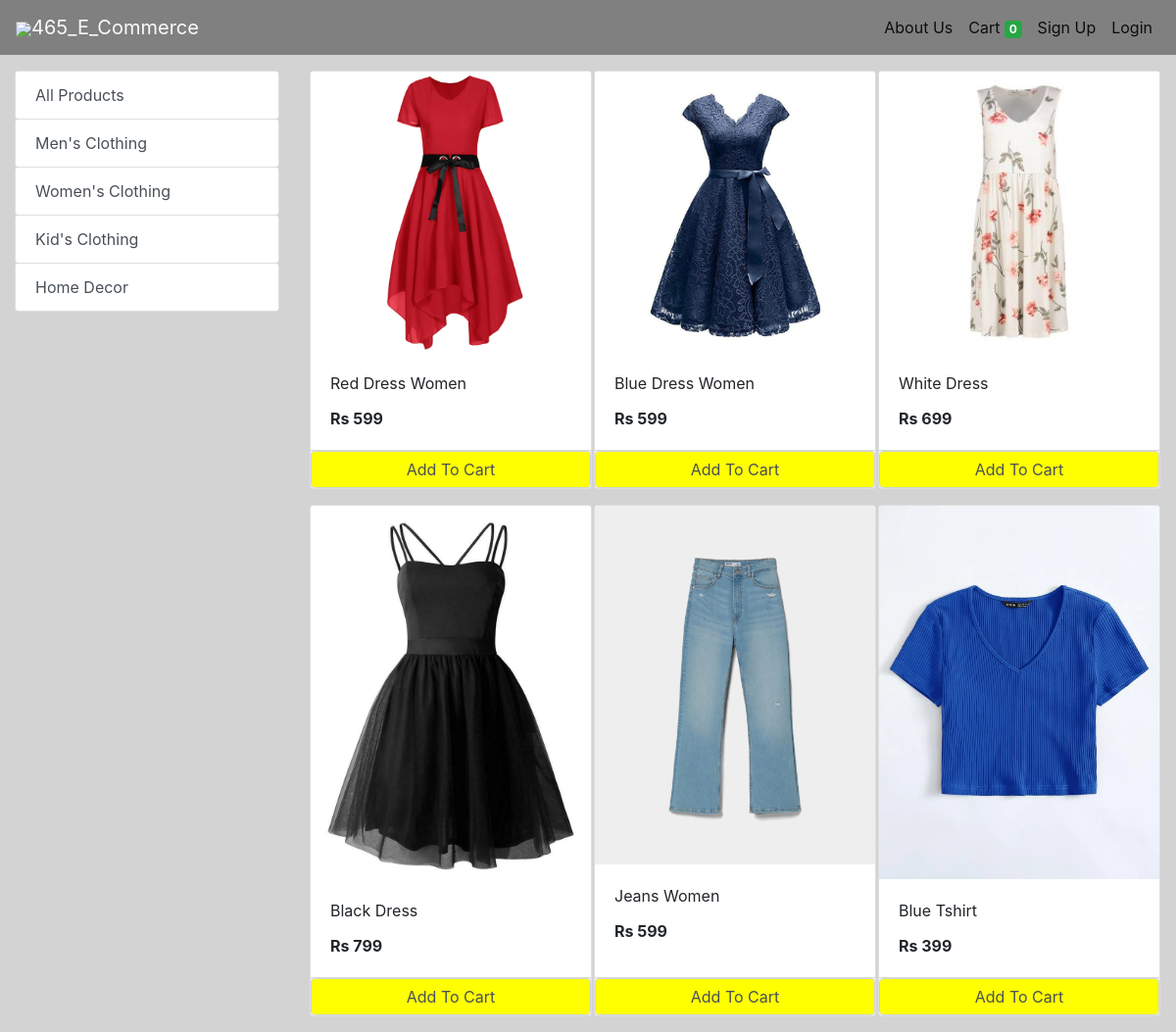
The app's page /store?category=2 with its own data.
### store/models.py (models this page shows, shortened)
class Category(models.Model):
    name= models.CharField(max_length=50)
    @staticmethod
    def get_all_categories():
        return Category.objects.all()

class Products(models.Model):
    name = models.CharField(max_length=60)
    price= models.IntegerField(default=0)
    category= models.ForeignKey(Category,on_delete=models.CASCADE,default=1 )
    description= models.CharField(max_length=250, default='', blank=True, null= True)
    image= models.ImageField(upload_to='uploads/products/')
    @staticmethod
    def get_all_products_by_categoryid(category_id):
        if category_id:
            return Products.objects.filter (category=category_id)
        else:
            return Products.get_all_products()

### store/views.py (the view)
# urls.py: path('' , include('store.urls')),
def store(request):
    cart = request.session.get('cart')
    if not cart:
        request.session['cart'] = {}
    products = None
    categories = Category.get_all_categories()
    categoryID = request.GET.get('category')
    if categoryID:
        products = Products.get_all_products_by_categoryid(categoryID)
    else:
        products = Products.get_all_products()
    data = {}
    data['products'] = products
    data['categories'] = categories
    return render(request, 'index.html', data)

### store/templatetags/cart.py (called while the page is built)
@register.filter (name='is_in_cart')
def is_in_cart(product, cart):
    keys = cart.keys ()
    for id in keys:
        if int (id) == product.id:
            return True
    return False

### store/templatetags/custom_filter.py (called while the page is built)
@register.filter(name='currency')
def currency(number):
    return "Rs "+str(number)

### templates/index.html (shortened to what this page needs)
{% extends 'navbar.html' %}
{% block content %}
{% load cart %}
{% load custom_filter %}
<div class="container-fluid mt-3">
	<div class="row">
		<div class="col-lg-3 mx-auto">
			<div class="list-group">
				<a href="/" class="list-group-item list-group-item-action btn btn-warning">All Products</a>
				{% for category in categories %}
				<a href="/?category={{category.id}}"
					class="list-group-item list-group-item-action btn btn-warning ">{{category.name}}</a>
				{% endfor %}
			</div>
		</div>
		<div id='products' class="col-lg-9 mx-auto">
			<div class="row mx-auto">
				{% for product in products %}
				<div class="card mx-auto mb-3" id={{product.id}} style="width: 18rem;">
					<img class="card-img-top" src="{{product.image.url}}" alt="Card image cap">
					<div class="card-body">
						<p class="card-title">{{product.name}}</p>
						<p class="card-text"><b>{{product.price|currency}}</b></p>
					</div>
					<div class="card-footer p-0 no-gutters">
						{% if product|is_in_cart:request.session.cart %}
						<div class="row no-gutters">
							<form action="/#{{product.id}}" class="col-2 " method="post">
								{% csrf_token %}
								<input hidden type="text" name='product' value='{{product.id}}'>
								<input hidden type="text" name='remove' value='True'>
								<input type="submit" value=" - " style=" background-color:red" class=" border-right">
							</form>
							<div class="text-center col btn btn-default-color ">{{product|cart_quantity:request.session.cart}} in-Cart</div>
							<form action="/#{{product.id}}" class="col-2 " method="post">
								{% csrf_token %}
								<input hidden type="text" name='product' value='{{product.id}}'>
								<input type="submit" value=" + "  style=" background-color:green" class="btn  border-left">
							</form>
						</div>
						{% else %}
						<form action="/#{{product.id}}" method="POST" class="btn-block">
							<input type="submit"  style=" background-color:yellow" class="float-right secondary-color-dark z-depth-2 form-control"
								value="Add To Cart">
						</form>
						{% endif %}
					</div>
				</div>
				{% endfor %}
			</div>
		</div>
	</div>
</div>
{% endblock %}

### records on screen
Category: name "Men's Clothing"
Category: name "Women's Clothing"
Category: name "Kid's Clothing"
Category: name "Home Decor"
Products: image (picture), name "Red Dress Women", price "Rs 599"
Products: image (picture), name "Blue Dress Women", price "Rs 599"
Products: image (picture), name "White Dress", price "Rs 699"
Products: image (picture), name "Black Dress", price "Rs 799"
Products: image (picture), name "Jeans Women", price "Rs 599"
Products: image (picture), name "Blue Tshirt", price "Rs 399"

### other values on screen
{{ request.session.cart.keys|length }} "0"
